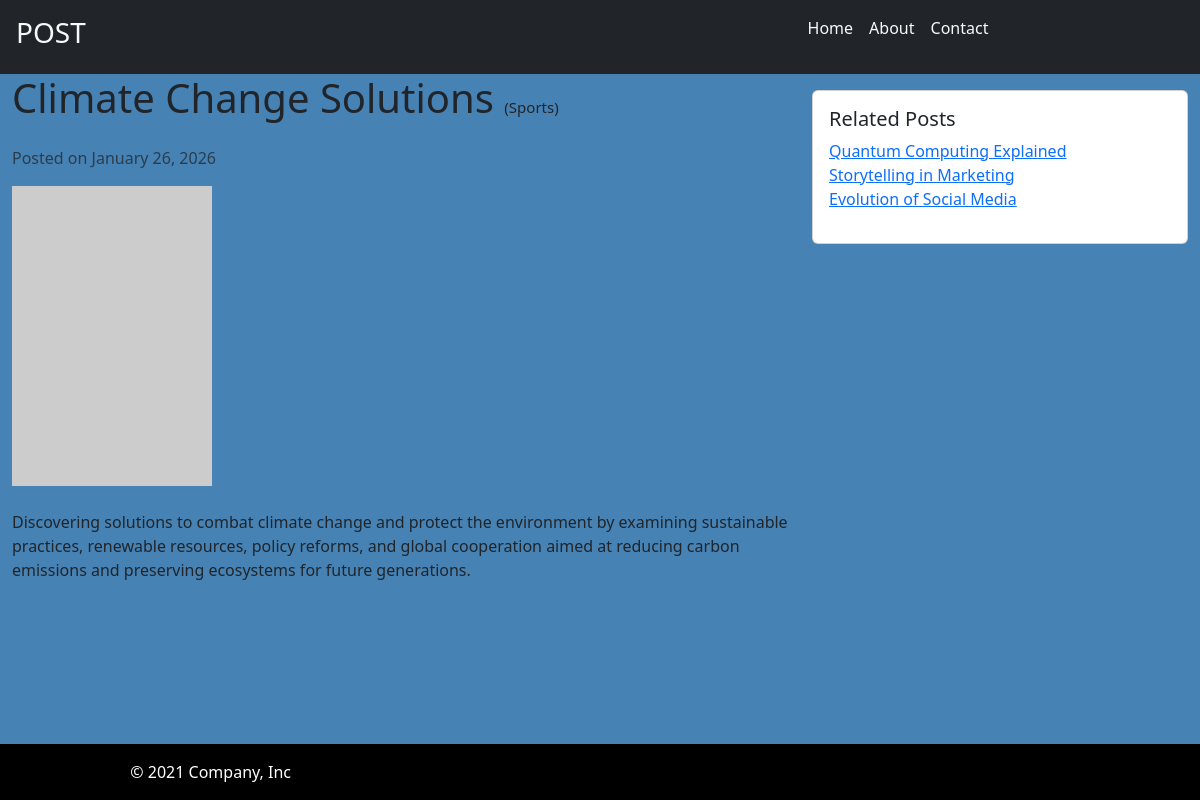
Page /myapp/detail/climate-change-solutions on the committed database.
### myapp/models.py (models this page shows, shortened)
class posts(models.Model):
    title = models.CharField(max_length=100)
    content = models.TextField()
    img_url = models.URLField(null=True)
    created_at = models.DateTimeField(auto_now_add=True)
    slug = models.SlugField()
    category = models.ForeignKey(Category, on_delete=models.CASCADE)

class Category(models.Model):
    name = models.CharField(max_length=100)
    def __str__(self):
        return self.name

### myapp/views.py (the view)
# urls.py: path('detail/<str:slug>', views.detail, name="Detail"),
def detail(request, slug):  #the parameter should be same as from the path(url)
    detail_title = 'Detail'
    try:
        post_item = posts.objects.get(slug=slug)
        related_posts = posts.objects.filter(category=post_item.category).exclude(pk=post_item.id)
    except posts.DoesNotExist:
        raise Http404("post does not exist")
    return render(request,'detail.html', {'posts':post_item, 'related_posts':related_posts})

### myapp/templates/detail.html (shortened to what this page needs)
{% extends 'base.html' %}
{% block content %}
    <div class="container-fluid ">
        <div class="row">
            <div class="col-lg-8">
              <h1 class="mb-4">{{ posts.title}} <small style="font-size: 15px;">({{ posts.category }})</small> </h1>
              <p class="text-muted">Posted on {{ posts.created_at|date:"F d, Y" }}</p>
              <img src="{{ posts.img_url }}" class="img-fluid mb-4" alt="Blog Image">
              <p>{{ posts.content }}</p>
            </div>
            <div class="col-lg-4">
              <div class="card mt-3">
                <div class="card-body">
                  <h5 class="card-title">Related Posts</h5>
                  <ul class="list-unstyled">
                    {% for related_post in related_posts %}
                    <li><a href="{% url "myapp:Detail" slug=related_post.slug %}">{{ related_post.title }}</a></li>
                    {% endfor %}
                  </ul>
                </div>
              </div>
            </div>
        </div>
    </div>
{% endblock %}

### myapp/static/style.css (style rules this page uses)
html, body { height: 100%; }
body { display: flex; flex-direction: column; }

### rows in the picture
posts: title "Climate Change Solutions", category "Sports", created_at "January 26, 2026", content "Discovering solutions to combat climate change and protect the environment by examining sustainable practices, renewable resources, policy reforms, and global cooperation aimed at reducing carbon emissions and preserving ecosystems for future generations."
posts: title "Quantum Computing Explained"
posts: title "Storytelling in Marketing"
posts: title "Evolution of Social Media"
